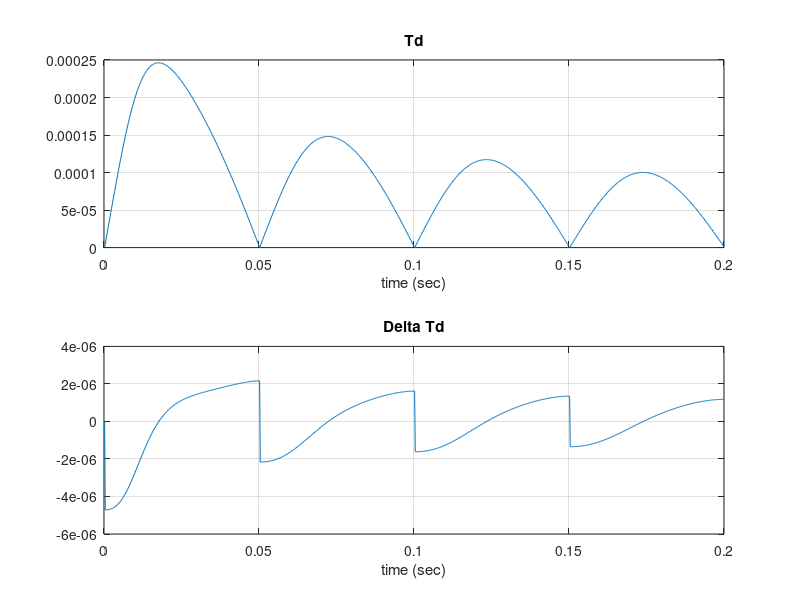
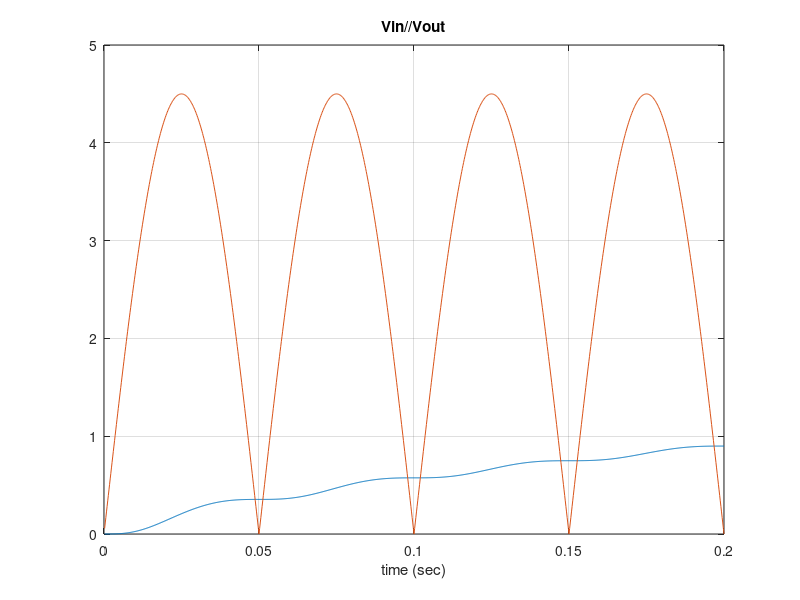
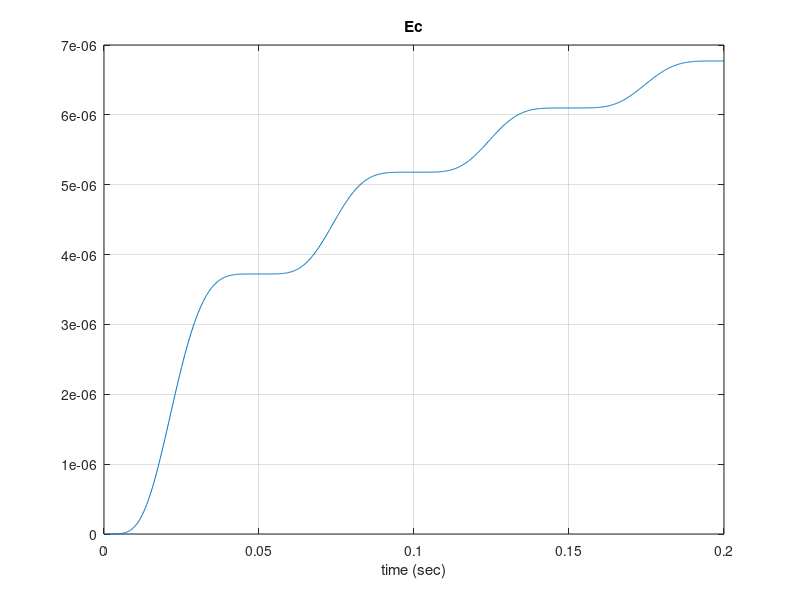

Write MATLAB code to recreate these figures, in order.
L = 470e-6; % 470 uH
C=10e-3;  %10 mF
Vd=300e-3;  % 300 mV
Vip = 9;
f = 10;
T = 1/f;
W = 2*pi*f;
Vo = 0; % Vo initial =0
Ton = 25e-6;  %25 us
Tck = 200e-6;  %200 us
Eo = 0;

N=1000;  %t = N*Tck = 1000*200us = 200 ms
t = Tck*(1:N); %Horizontal axis scale

Vi = Vip*sin(W*t);
Vi = abs(Vi)/2;
%plot(t,Vi)
Ip = 0;
Td = 0;
V=Vo;
E=Eo;
DeltaT = 0;

for i = 1:(N-1) 
Ip = Vi(i)*Ton/L;
v=V(i);
e=E(i);
e=(L^2*Ip^4)/(8*C*(v+Vd)^2)+e;
E=[E e];
v=(L*Ip^2)/(2*C*(v+Vd))+v;
V=[V v];
Td = [Td (L*Ip)/(Vd+v)];
DeltaT = [DeltaT Td(i)-Td(i+1)];
end


figure
subplot(2, 1, 1);
plot(t,Td)
title('Td');
xlabel('time (sec)')
grid on
subplot(2, 1, 2);
plot(t,DeltaT);
xlabel('time (sec)')
title('Delta Td');
grid on
figure
plot(t,V)
title('Vin//Vout')
xlabel('time (sec)')
grid on
hold
plot(t,Vi)
figure
plot(t,E)
title('Ec')
xlabel('time (sec)')
grid on
